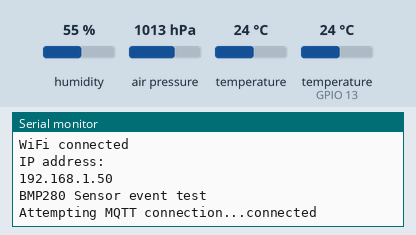
Simulated run of this sketch. Board: ESP8266 (Wemos D1 mini). On the bench: the last lines printed to the serial monitor. The test bench sets the inputs (shaded band); at power-on: humidity 55 %, air pressure 1013 hPa, temperature 24 °C, temperature (sensor on GPIO 13) 24 °C. WiFi joins after 1.5 s; servers stay silent unless stated; no MQTT or app messages arrive unless stated.

Above: at 2.7 s.
2.8 s: humidity set to 22 %
At 10.7 s:
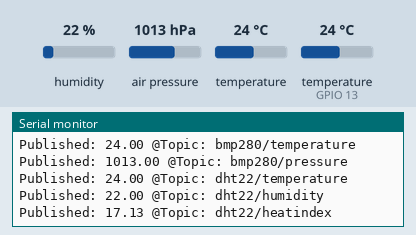
11.5 s: air pressure set to 952 hPa
18.4 s: temperature (sensor 0) set to 12 °C
25.3 s: temperature (sensor on GPIO 13) set to 12 °C
At 30.8 s:
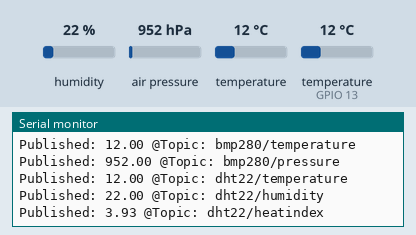
32.2 s: humidity set to 40 %
39.1 s: air pressure set to 975 hPa
At 40.8 s:
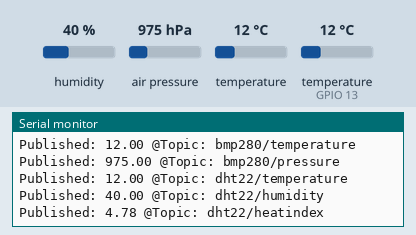
Timing chart, 0 to 42.3 s (numbered marks = the images above; inputs shaded):
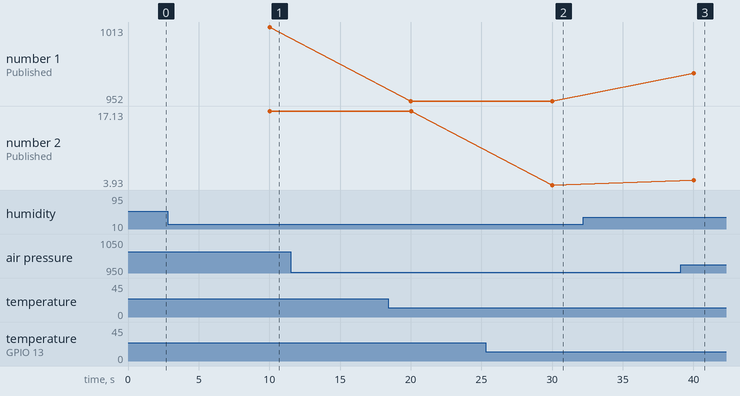

The sketch:

mqtt-pubSub-Test.ino
```cpp
//code fuer die wetterstation

#include <ESP8266WiFi.h>
#include <PubSubClient.h>

#include <Wire.h>
#include <SPI.h>
#include <Adafruit_BMP280.h>

Adafruit_BMP280 bmp; // use I2C interface
Adafruit_Sensor *bmp_temp = bmp.getTemperatureSensor();
Adafruit_Sensor *bmp_pressure = bmp.getPressureSensor();

#include "DHT.h"
#define DHTPIN 13     // D7@WEMOS
#define DHTTYPE DHT22   // DHT 22  (AM2302), AM2321
DHT dht(DHTPIN, DHTTYPE);


// Update these with values suitable for your network.
const char* ssid = "........";
const char* password = "..................";

const char* mqtt_server = "34.107.25.251";
String clientId = "Wetterstation";
int portNum = 1999;

int sampleTime = 10000;

WiFiClient espClient;
PubSubClient client(espClient);
long lastMsg = 0;
char msg[50];
int value = 0;


void setup_bmp280() {
  Serial.println(F("BMP280 Sensor event test"));

  if (!bmp.begin()) {
    Serial.println(F("Could not find a valid BMP280 sensor, check wiring!"));
    while (1) delay(10);
  }

  /* Default settings from datasheet. */
  bmp.setSampling(Adafruit_BMP280::MODE_NORMAL,     /* Operating Mode. */
                  Adafruit_BMP280::SAMPLING_X2,     /* Temp. oversampling */
                  Adafruit_BMP280::SAMPLING_X16,    /* Pressure oversampling */
                  Adafruit_BMP280::FILTER_X16,      /* Filtering. */
                  Adafruit_BMP280::STANDBY_MS_500); /* Standby time. */

  //bmp_temp->printSensorDetails();
}

float get_bmp280_data(String type) {
  sensors_event_t temp_event, pressure_event;
  bmp_temp->getEvent(&temp_event);
  bmp_pressure->getEvent(&pressure_event);

  if (type.equals("temperature")) {
    return temp_event.temperature;
  } else if (type.equals("pressure")) {
    return pressure_event.pressure;
  } else {
    //returns absolute zero, as "error"
    return -273.15;
  }

}

float get_dht22_data(String type) {
  float h = dht.readHumidity();
  float t = dht.readTemperature();

  if (isnan(h) || isnan(t)) {
    Serial.println(F("Failed to read from DHT sensor!"));
    return -273.15;
  }
  float hit = dht.computeHeatIndex(t, h);

  if (type.equals("temperature")) {
    return t;
  } else if (type.equals("humidity")) {
    return h;
  } else if (type.equals("heatindex")) {
    return hit;
  } else {
    //returns absolute zero, as "error"
    return -273.15;
  }

}

void publish_float(float value, const char* topic) {
  Serial.println("Published: "+String(value)+" @Topic: "+topic);
  dtostrf(value, 6, 2, msg);
  client.publish(topic, msg);
}

void setup_wifi() {
  delay(10);
  // We start by connecting to a WiFi network
  Serial.println();
  Serial.print("Connecting to ");
  Serial.println(ssid);

  WiFi.begin(ssid, password);

  while (WiFi.status() != WL_CONNECTED) {
    delay(500);
    Serial.print(".");
  }

  randomSeed(micros());

  Serial.println("");
  Serial.println("WiFi connected");
  Serial.println("IP address: ");
  Serial.println(WiFi.localIP());
}

void callback(char* topic, byte* payload, unsigned int length) {
  Serial.print("Message arrived [");
  Serial.print(topic);
  Serial.print("] ");
  for (int i = 0; i < length; i++) {
    Serial.print((char)payload[i]);
  }
  Serial.println();

  // Switch on the LED if an 1 was received as first character
  if ((char)payload[0] == '1') {
    digitalWrite(BUILTIN_LED, LOW);   // Turn the LED on (Note that LOW is the voltage level
    // but actually the LED is on; this is because
    // it is active low on the ESP-01)
  } else {
    digitalWrite(BUILTIN_LED, HIGH);  // Turn the LED off by making the voltage HIGH
  }

}

void reconnect() {
  // Loop until we're reconnected
  while (!client.connected()) {
    Serial.print("Attempting MQTT connection...");
    //clientId += String(random(0xffff), HEX);
    // Attempt to connect
    if (client.connect(clientId.c_str())) {
      Serial.println("connected");
      // Once connected, publish an announcement...
      client.publish("connected", "hello world");
      client.subscribe("bmp280/temperature");
      client.subscribe("bmp280/humidity");
    } else {
      Serial.print("failed, rc=");
      Serial.print(client.state());
      Serial.println(" try again in 5 seconds");
      // Wait 5 seconds before retrying
      delay(5000);
    }
  }
}

//--------------MAIN SETUP
void setup() {
  //pinMode(BUILTIN_LED, OUTPUT);     // Initialize the BUILTIN_LED pin as an output
  Serial.begin(115200);
  setup_wifi();
  setup_bmp280();
  dht.begin();
  client.setServer(mqtt_server, portNum);
  //client.setCallback(callback); not needed as we just send data
}

void loop() {

  if (!client.connected()) {
    reconnect();
  }
  client.loop();

  long now = millis();
  if (now - lastMsg > sampleTime) {

    lastMsg = now;
    //++value;
    //snprintf (msg, 50, "hello world #%ld", value);
    //Serial.print("Publish message: ");
    /*
      float temperature = dht.getTemperature();
      dtostrf(temperature, 6, 2, msg);
      Serial.println(msg);
      client.publish("temp", msg);

      float humidity = dht.getHumidity();
      dtostrf(humidity, 6, 2, msg);
      Serial.println(msg);
      client.publish("humidity", msg);
    */

    publish_float(get_bmp280_data("temperature"),"bmp280/temperature");
    publish_float(get_bmp280_data("pressure"),"bmp280/pressure");

    publish_float(get_dht22_data("temperature"),"dht22/temperature");
    publish_float(get_dht22_data("humidity"),"dht22/humidity");
    publish_float(get_dht22_data("heatindex"),"dht22/heatindex");

  }
}
```

Measured:
- after the input at 2.8 s, the serial monitor: prints a new line after 7.2 s (image 1)
- after the input at 25.3 s, the serial monitor: prints a new line after 4.7 s (image 2)
- after the input at 39.1 s, the serial monitor: prints a new line after 0.91 s (image 3)
- plotted number 1: 952 → 975 after the input at 39.1 s
- plotted number 2: 17.13 → 3.93 after the input at 25.3 s
